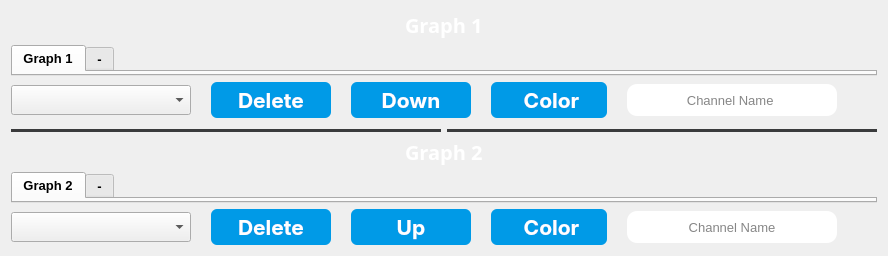
     <widget class="QWidget" name="centerwidget" native="true">
      <layout class="QVBoxLayout" name="verticalLayout_4">
       <item>
        <layout class="QVBoxLayout" name="verticalLayout_7">
         <item alignment="Qt::AlignHCenter">
          <widget class="QLabel" name="label_13">
           <property name="font">
            <font>
             <family>Gabarito</family>
             <pointsize>-1</pointsize>
             <weight>75</weight>
             <bold>true</bold>
            </font>
           </property>
           <property name="styleSheet">
            <string notr="true">font-family: 'Gabarito', cursive;
font-size: 20px;
color: #fff;</string>
           </property>
           <property name="text">
            <string>Graph 1</string>
           </property>
          </widget>
         </item>
         <item>
          <layout class="QHBoxLayout" name="horizontalLayout_8">
           <item>
            <widget class="QTabWidget" name="tabWidget">
             <property name="font">
              <font>
               <pointsize>10</pointsize>
               <weight>75</weight>
               <bold>true</bold>
              </font>
             </property>
             <property name="styleSheet">
              <string notr="true">color: rgb(0, 0, 0);</string>
             </property>
             <property name="currentIndex">
              <number>0</number>
             </property>
             <widget class="QWidget" name="tab">
              <attribute name="title">
               <string>Graph 1</string>
              </attribute>
              <widget class="PlotWidget" name="graph1" native="true">
               <property name="geometry">
                <rect>
                 <x>0</x>
                 <y>0</y>
                 <width>881</width>
                 <height>251</height>
                </rect>
               </property>
              </widget>
             </widget>
             <widget class="QWidget" name="tab_2">
              <attribute name="title">
               <string>-</string>
              </attribute>
             </widget>
            </widget>
           </item>
          </layout>
         </item>
         <item>
          <layout class="QHBoxLayout" name="horizontalLayout_9" stretch="0,0,0,0,0,0">
           <property name="spacing">
            <number>20</number>
           </property>
           <item>
            <layout class="QHBoxLayout" name="horizontalLayout_10">
             <property name="spacing">
              <number>3</number>
             </property>
             <item>
              <widget class="QComboBox" name="channelsGraph1">
               <property name="minimumSize">
                <size>
                 <width>180</width>
                 <height>30</height>
                </size>
               </property>
               <property name="styleSheet">
                <string notr="true"/>
               </property>
               <property name="sizeAdjustPolicy">
                <enum>QComboBox::AdjustToContents</enum>
               </property>
              </widget>
             </item>
            </layout>
           </item>
           <item>
            <widget class="QPushButton" name="deleteButtonGraph1">
             <property name="sizePolicy">
              <sizepolicy hsizetype="Maximum" vsizetype="Fixed">
               <horstretch>0</horstretch>
               <verstretch>0</verstretch>
              </sizepolicy>
             </property>
             <property name="maximumSize">
              <size>
               <width>150</width>
               <height>16777215</height>
              </size>
             </property>
             <property name="font">
              <font>
               <family>-apple-system</family>
               <pointsize>16</pointsize>
               <weight>75</weight>
               <bold>true</bold>
              </font>
             </property>
             <property name="styleSheet">
              <string notr="true">QPushButton{
appearance: button;
backface-visibility: hidden;
background-color:  rgb(0, 154, 231);
border-radius: 6px;
border-width: 0;
box-shadow: rgba(50, 50, 93, .1) 0 0 0 1px inset,rgba(50, 50, 93, .1) 0 2px 5px 0,rgba(0, 0, 0, .07) 0 1px 1px 0;
box-sizing: border-box;
color: #fff;
cursor: pointer;
font-family: -apple-system,system-ui,&quot;Segoe UI&quot;,Roboto,&quot;Helvetica Neue&quot;,Ubuntu,sans-serif;
font-size: 100%;
height: 30px;
line-height: 1.15;
outline: none;
overflow: hidden;
padding: 3 10px;
position: relative;
text-align: center;
text-transform: none;
transform: translateZ(0);
transition: all .2s,box-shadow .08s ease-in;
user-select: none;
-webkit-user-select: none;
touch-action: manipulation;
width: 100%; /* Reduced width to 200 pixels */
}
QPushButton:hover{
background-color:  rgb(0, 115, 173);
}
QPushButton:pressed{
background-color:  rgb(0, 115, 173);
}</string>
             </property>
             <property name="text">
              <string>Delete</string>
             </property>
             <property name="icon">
              <iconset>
               <normaloff>../../../0-MostafaMousaControl_PanelTask/Vital-Signals-Multichannel-Viewer/Vital-Signals-Multichannel-Viewer-main/ui/Icons/delete-svgrepo-com.svg</normaloff>../../../0-MostafaMousaControl_PanelTask/Vital-Signals-Multichannel-Viewer/Vital-Signals-Multichannel-Viewer-main/ui/Icons/delete-svgrepo-com.svg</iconset>
             </property>
             <property name="iconSize">
              <size>
               <width>25</width>
               <height>25</height>
              </size>
             </property>
             <property name="checkable">
              <bool>false</bool>
             </property>
             <property name="autoDefault">
              <bool>false</bool>
             </property>
             <property name="flat">
              <bool>true</bool>
             </property>
            </widget>
           </item>
           <item>
            <widget class="QPushButton" name="transferButtonGraph1_2">
             <property name="sizePolicy">
              <sizepolicy hsizetype="Maximum" vsizetype="Fixed">
               <horstretch>0</horstretch>
               <verstretch>0</verstretch>
              </sizepolicy>
             </property>
             <property name="maximumSize">
              <size>
               <width>150</width>
               <height>16777215</height>
              </size>
             </property>
             <property name="font">
              <font>
               <family>-apple-system</family>
               <pointsize>16</pointsize>
               <weight>75</weight>
               <bold>true</bold>
              </font>
             </property>
             <property name="styleSheet">
              <string notr="true">QPushButton{
appearance: button;
backface-visibility: hidden;
background-color: rgb(0, 154, 231) ;
border-radius: 6px;
border-width: 0;
box-shadow: rgba(50, 50, 93, .1) 0 0 0 1px inset,rgba(50, 50, 93, .1) 0 2px 5px 0,rgba(0, 0, 0, .07) 0 1px 1px 0;
box-sizing: border-box;
color: #fff;
cursor: pointer;
font-family: -apple-system,system-ui,&quot;Segoe UI&quot;,Roboto,&quot;Helvetica Neue&quot;,Ubuntu,sans-serif;
font-size: 100%;
height: 30px;
line-height: 1.15;
outline: none;
overflow: hidden;
padding: 3 10px;
position: relative;
text-align: center;
text-transform: none;
transform: translateZ(0);
transition: all .2s,box-shadow .08s ease-in;
user-select: none;
-webkit-user-select: none;
touch-action: manipulation;
width: 100%; /* Reduced width to 200 pixels */
}
QPushButton:hover{
background-color:  rgb(0, 115, 173);
}
QPushButton:pressed{
background-color:  rgb(0, 115, 173);
}</string>
             </property>
             <property name="text">
              <string>Down</string>
             </property>
             <property name="icon">
              <iconset>
               <normaloff>:/Icons/Icons/transfer-vertical-svgrepo-com.svg</normaloff>:/Icons/Icons/transfer-vertical-svgrepo-com.svg</iconset>
             </property>
             <property name="iconSize">
              <size>
               <width>25</width>
               <height>25</height>
              </size>
             </property>
             <property name="checkable">
              <bool>false</bool>
             </property>
             <property name="autoDefault">
              <bool>false</bool>
             </property>
             <property name="flat">
              <bool>true</bool>
             </property>
            </widget>
           </item>
           <item>
            <widget class="QPushButton" name="colorButtonGraph1">
             <property name="sizePolicy">
              <sizepolicy hsizetype="Maximum" vsizetype="Fixed">
               <horstretch>0</horstretch>
               <verstretch>0</verstretch>
              </sizepolicy>
             </property>
             <property name="maximumSize">
              <size>
               <width>150</width>
               <height>16777215</height>
              </size>
             </property>
             <property name="font">
              <font>
               <family>-apple-system</family>
               <pointsize>16</pointsize>
               <weight>75</weight>
               <bold>true</bold>
              </font>
             </property>
             <property name="styleSheet">
              <string notr="true">QPushButton{
appearance: button;
backface-visibility: hidden;
background-color:  rgb(0, 154, 231);
border-radius: 6px;
border-width: 0;
box-shadow: rgba(50, 50, 93, .1) 0 0 0 1px inset,rgba(50, 50, 93, .1) 0 2px 5px 0,rgba(0, 0, 0, .07) 0 1px 1px 0;
box-sizing: border-box;
color: #fff;
cursor: pointer;
font-family: -apple-system,system-ui,&quot;Segoe UI&quot;,Roboto,&quot;Helvetica Neue&quot;,Ubuntu,sans-serif;
font-size: 100%;
height: 30px;
line-height: 1.15;
margin: 0 0 0;
outline: none;
overflow: hidden;
padding: 3 8px;
position: relative;
text-align: center;
text-transform: none;
transform: translateZ(0);
transition: all .2s,box-shadow .08s ease-in;
user-select: none;
-webkit-user-select: none;
touch-action: manipulation;
width: 100%; /* Reduced width to 200 pixels */
}
QPushButton:hover{
background-color:  rgb(0, 115, 173);
}
QPushButton:pressed{
background-color:  rgb(0, 115, 173);
}</string>
             </property>
             <property name="text">
              <string> Color</string>
             </property>
             <property name="icon">
              <iconset>
               <normaloff>../../../0-MostafaMousaControl_PanelTask/Vital-Signals-Multichannel-Viewer/Vital-Signals-Multichannel-Viewer-main/ui/Icons/color-palette-svgrepo-com.svg</normaloff>../../../0-MostafaMousaControl_PanelTask/Vital-Signals-Multichannel-Viewer/Vital-Signals-Multichannel-Viewer-main/ui/Icons/color-palette-svgrepo-com.svg</iconset>
             </property>
             <property name="iconSize">
              <size>
               <width>22</width>
               <height>22</height>
              </size>
             </property>
            </widget>
           </item>
           <item>
            <widget class="QLineEdit" name="addLabelGraph1">
             <property name="font">
              <font>
               <pointsize>10</pointsize>
              </font>
             </property>
             <property name="styleSheet">
              <string notr="true">  position: relative;
  display: inline-block;
  height: 32px;
  width: 210px;
  margin: 0;
  padding: 0;
  background-color: #fff;
  border: none;
  border-radius: 10px;
  color:#0d0d0d;</string>
             </property>
             <property name="alignment">
              <set>Qt::AlignCenter</set>
             </property>
             <property name="placeholderText">
              <string>Channel Name </string>
             </property>
            </widget>
           </item>
           <item>
            <spacer name="horizontalSpacer_11">
             <property name="orientation">
              <enum>Qt::Horizontal</enum>
             </property>
             <property name="sizeHint" stdset="0">
              <size>
               <width>40</width>
               <height>20</height>
              </size>
             </property>
            </spacer>
           </item>
          </layout>
         </item>
        </layout>
       </item>
       <item>
        <layout class="QVBoxLayout" name="verticalLayout_6">
         <item>
          <layout class="QHBoxLayout" name="horizontalLayout_7">
           <property name="leftMargin">
            <number>0</number>
           </property>
           <property name="topMargin">
            <number>5</number>
           </property>
           <property name="rightMargin">
            <number>0</number>
           </property>
           <property name="bottomMargin">
            <number>0</number>
           </property>
           <item>
            <widget class="Line" name="line">
             <property name="styleSheet">
              <string notr="true">/* Line style */

  /* Set the width of the line */
  width: 20px;

  /* Set the height of the line */
  height: 5px;

  /* Set the background color of the line */
  background-color: #3a3b3c;

  /* Set the border of the line */
  border: 10px;

  /* Set the border radius of the line */
  border-radius:5px;



</string>
             </property>
             <property name="orientation">
              <enum>Qt::Horizontal</enum>
             </property>
            </widget>
           </item>
           <item>
            <widget class="Line" name="line_2">
             <property name="styleSheet">
              <string notr="true">/* Line style */

  /* Set the width of the line */
  width: 20px;

  /* Set the height of the line */
  height: 5px;

  /* Set the background color of the line */
  background-color: #3a3b3c;

  /* Set the border of the line */
  border: 10px;

  /* Set the border radius of the line */
  border-radius:5px;



</string>
             </property>
             <property name="orientation">
              <enum>Qt::Horizontal</enum>
             </property>
            </widget>
           </item>
          </layout>
         </item>
         <item alignment="Qt::AlignHCenter">
          <widget class="QLabel" name="label_10">
           <property name="font">
            <font>
             <family>Gabarito</family>
             <pointsize>-1</pointsize>
             <weight>75</weight>
             <bold>true</bold>
            </font>
           </property>
           <property name="styleSheet">
            <string notr="true">font-family: 'Gabarito', cursive;
font-size: 20px;
color: #fff;</string>
           </property>
           <property name="text">
            <string>Graph 2</string>
           </property>
           <property name="margin">
            <number>2</number>
           </property>
          </widget>
         </item>
         <item>
          <layout class="QHBoxLayout" name="horizontalLayout_4">
           <item>
            <widget class="QTabWidget" name="tabWidget_2">
             <property name="font">
              <font>
               <pointsize>10</pointsize>
               <weight>75</weight>
               <bold>true</bold>
              </font>
             </property>
             <property name="styleSheet">
              <string notr="true">color: rgb(0, 0, 0);</string>
             </property>
             <property name="currentIndex">
              <number>0</number>
             </property>
             <widget class="QWidget" name="tab_3">
              <attribute name="title">
               <string>Graph 2</string>
              </attribute>
              <widget class="PlotWidget" name="graph2" native="true">
               <property name="geometry">
                <rect>
                 <x>0</x>
                 <y>0</y>
                 <width>881</width>
                 <height>231</height>
                </rect>
               </property>
               <property name="maximumSize">
                <size>
                 <width>16777215</width>
                 <height>16777215</height>
                </size>
               </property>
              </widget>
             </widget>
             <widget class="QWidget" name="tab_4">
              <attribute name="title">
               <string>-</string>
              </attribute>
             </widget>
            </widget>
           </item>
          </layout>
         </item>
         <item>
          <layout class="QHBoxLayout" name="horizontalLayout_6">
           <property name="spacing">
            <number>20</number>
           </property>
           <property name="bottomMargin">
            <number>0</number>
           </property>
           <item>
            <layout class="QHBoxLayout" name="horizontalLayout_5">
             <property name="spacing">
              <number>3</number>
             </property>
             <item>
              <widget class="QComboBox" name="channelsGraph2">
               <property name="minimumSize">
                <size>
                 <width>180</width>
                 <height>30</height>
                </size>
               </property>
               <property name="styleSheet">
                <string notr="true"/>
               </property>
              </widget>
             </item>
            </layout>
           </item>
           <item>
            <widget class="QPushButton" name="deleteButtonGraph2">
             <property name="font">
              <font>
               <family>-apple-system</family>
               <pointsize>16</pointsize>
               <weight>75</weight>
               <bold>true</bold>
              </font>
             </property>
             <property name="styleSheet">
              <string notr="true">QPushButton{
appearance: button;
backface-visibility: hidden;
background-color:  rgb(0, 154, 231);
border-radius: 6px;
border-width: 0;
box-shadow: rgba(50, 50, 93, .1) 0 0 0 1px inset,rgba(50, 50, 93, .1) 0 2px 5px 0,rgba(0, 0, 0, .07) 0 1px 1px 0;
box-sizing: border-box;
color: #fff;
cursor: pointer;
font-family: -apple-system,system-ui,&quot;Segoe UI&quot;,Roboto,&quot;Helvetica Neue&quot;,Ubuntu,sans-serif;
font-size: 100%;
height: 30px;
line-height: 1.15;
outline: none;
overflow: hidden;
padding: 3 10px;
position: relative;
text-align: center;
text-transform: none;
transform: translateZ(0);
transition: all .2s,box-shadow .08s ease-in;
user-select: none;
-webkit-user-select: none;
touch-action: manipulation;
width: 100%; /* Reduced width to 200 pixels */
}
QPushButton:hover{
background-color:   rgb(0, 115, 173);
}
QPushButton:pressed{
background-color: rgb(0, 115, 173);
}</string>
             </property>
             <property name="text">
              <string>Delete</string>
             </property>
             <property name="icon">
              <iconset>
               <normaloff>../../../0-MostafaMousaControl_PanelTask/Vital-Signals-Multichannel-Viewer/Vital-Signals-Multichannel-Viewer-main/ui/Icons/delete-svgrepo-com.svg</normaloff>../../../0-MostafaMousaControl_PanelTask/Vital-Signals-Multichannel-Viewer/Vital-Signals-Multichannel-Viewer-main/ui/Icons/delete-svgrepo-com.svg</iconset>
             </property>
             <property name="iconSize">
              <size>
               <width>25</width>
               <height>25</height>
              </size>
             </property>
            </widget>
           </item>
           <item>
            <widget class="QPushButton" name="transferButtonGraph2_1">
             <property name="font">
              <font>
               <family>-apple-system</family>
               <pointsize>16</pointsize>
               <weight>75</weight>
               <bold>true</bold>
              </font>
             </property>
             <property name="styleSheet">
              <string notr="true">QPushButton{
appearance: button;
backface-visibility: hidden;
background-color:  rgb(0, 154, 231);
border-radius: 6px;
border-width: 0;
box-shadow: rgba(50, 50, 93, .1) 0 0 0 1px inset,rgba(50, 50, 93, .1) 0 2px 5px 0,rgba(0, 0, 0, .07) 0 1px 1px 0;
box-sizing: border-box;
color: #fff;
cursor: pointer;
font-family: -apple-system,system-ui,&quot;Segoe UI&quot;,Roboto,&quot;Helvetica Neue&quot;,Ubuntu,sans-serif;
font-size: 100%;
height: 30px;
line-height: 1.15;
outline: none;
overflow: hidden;
padding: 3 10px;
position: relative;
text-align: center;
text-transform: none;
transform: translateZ(0);
transition: all .2s,box-shadow .08s ease-in;
user-select: none;
-webkit-user-select: none;
touch-action: manipulation;
width: 100%; /* Reduced width to 200 pixels */
}
QPushButton:hover{
background-color:  rgb(0, 115, 173);
}
QPushButton:pressed{
background-color:  rgb(0, 115, 173);
}</string>
             </property>
             <property name="text">
              <string>Up</string>
             </property>
             <property name="icon">
              <iconset>
               <normaloff>:/Icons/Icons/transfer-vertical-svgrepo-com.svg</normaloff>:/Icons/Icons/transfer-vertical-svgrepo-com.svg</iconset>
             </property>
             <property name="iconSize">
              <size>
               <width>25</width>
               <height>25</height>
              </size>
             </property>
            </widget>
           </item>
           <item>
            <widget class="QPushButton" name="colorButtonGraph2">
             <property name="font">
              <font>
               <family>-apple-system</family>
               <pointsize>16</pointsize>
               <weight>75</weight>
               <bold>true</bold>
              </font>
             </property>
             <property name="styleSheet">
              <string notr="true">QPushButton{
appearance: button;
backface-visibility: hidden;
background-color:  rgb(0, 154, 231);
border-radius: 6px;
border-width: 0;
box-shadow: rgba(50, 50, 93, .1) 0 0 0 1px inset,rgba(50, 50, 93, .1) 0 2px 5px 0,rgba(0, 0, 0, .07) 0 1px 1px 0;
box-sizing: border-box;
color: #fff;
cursor: pointer;
font-family: -apple-system,system-ui,&quot;Segoe UI&quot;,Roboto,&quot;Helvetica Neue&quot;,Ubuntu,sans-serif;
font-size: 100%;
height: 30px;
line-height: 1.15;
outline: none;
overflow: hidden;
padding: 3 8px;
position: relative;
text-align: center;
text-transform: none;
transform: translateZ(0);
transition: all .2s,box-shadow .08s ease-in;
user-select: none;
-webkit-user-select: none;
touch-action: manipulation;
width: 100%; /* Reduced width to 200 pixels */
}
QPushButton:hover{
background-color:   rgb(0, 115, 173);
}
QPushButton:pressed{
background-color:   rgb(0, 115, 173);
}</string>
             </property>
             <property name="text">
              <string> Color</string>
             </property>
             <property name="icon">
              <iconset>
               <normaloff>../../../0-MostafaMousaControl_PanelTask/Vital-Signals-Multichannel-Viewer/Vital-Signals-Multichannel-Viewer-main/ui/Icons/color-palette-svgrepo-com.svg</normaloff>../../../0-MostafaMousaControl_PanelTask/Vital-Signals-Multichannel-Viewer/Vital-Signals-Multichannel-Viewer-main/ui/Icons/color-palette-svgrepo-com.svg</iconset>
             </property>
             <property name="iconSize">
              <size>
               <width>22</width>
               <height>22</height>
              </size>
             </property>
            </widget>
           </item>
           <item>
            <widget class="QLineEdit" name="addLabelGraph2">
             <property name="font">
              <font>
               <pointsize>10</pointsize>
              </font>
             </property>
             <property name="styleSheet">
              <string notr="true">  position: relative;
  display: inline-block;
  height: 32px;
  width: 210px;
  margin: 0;
  padding: 0;
  background-color: #fff;
  border: none;
  border-radius: 10px;
color:#0d0d0d;</string>
             </property>
             <property name="alignment">
              <set>Qt::AlignCenter</set>
             </property>
             <property name="placeholderText">
              <string>Channel Name</string>
             </property>
            </widget>
           </item>
           <item>
            <spacer name="horizontalSpacer_4">
             <property name="orientation">
              <enum>Qt::Horizontal</enum>
             </property>
             <property name="sizeHint" stdset="0">
              <size>
               <width>40</width>
               <height>20</height>
              </size>
             </property>
            </spacer>
           </item>
          </layout>
         </item>
        </layout>
       </item>
      </layout>
     </widget>
